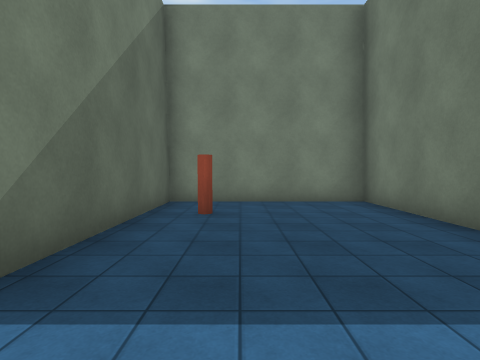
view 1 (above)

24 first-person views from a walk through a 3-D level made in the Unity game engine. The camera is 1.5 m above the floor, tilts 2° down and sees 80° across. The floor is counted in squares, 2 m on a side. Each view is taken from the middle of a square. On the plan, view 1 faces up. The plan holds only what a view shows up to about 10 squares ahead; the rest is blank. The place goes on beyond the plan. The player character is not drawn. Surface patterns are stand-ins for the level's own textures.

view 2
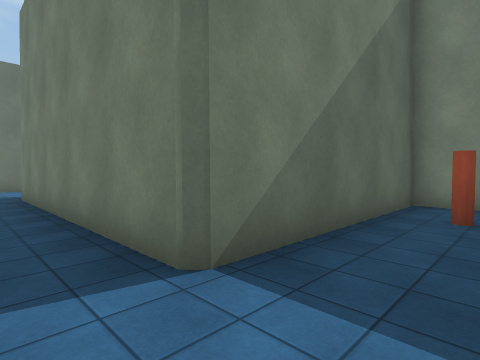

view 3
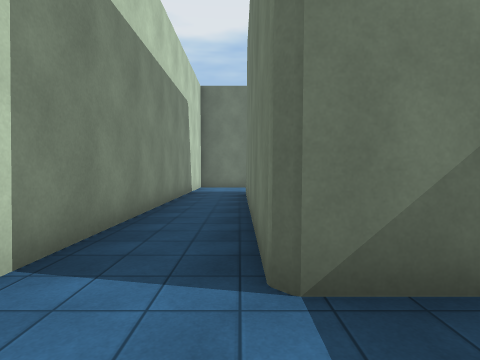

view 4
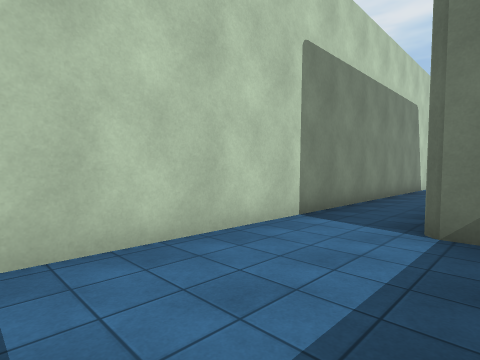

view 5
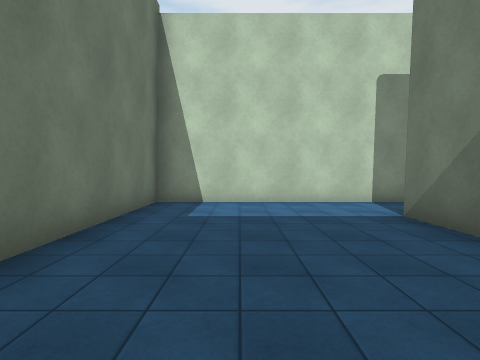

view 6
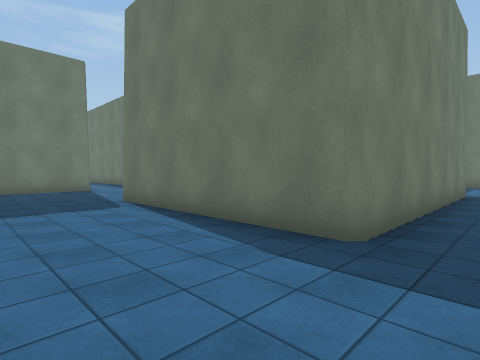

view 7
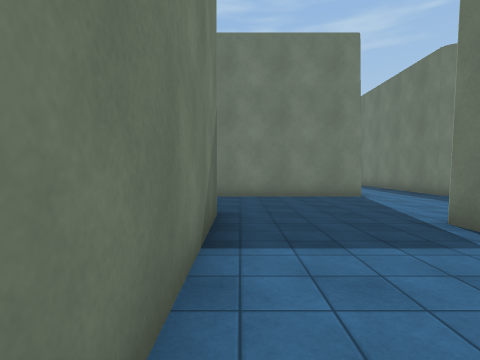

view 8
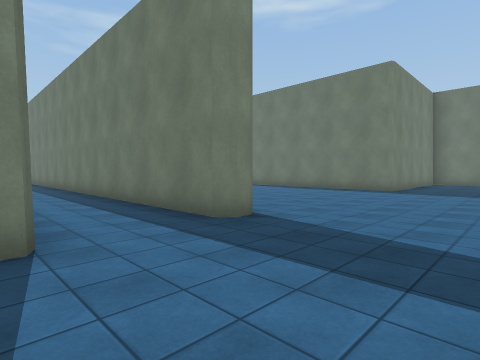

view 9
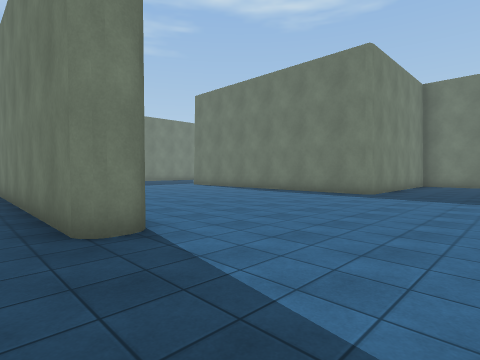

view 10
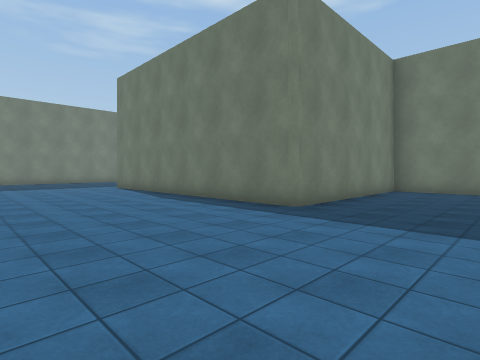

view 11
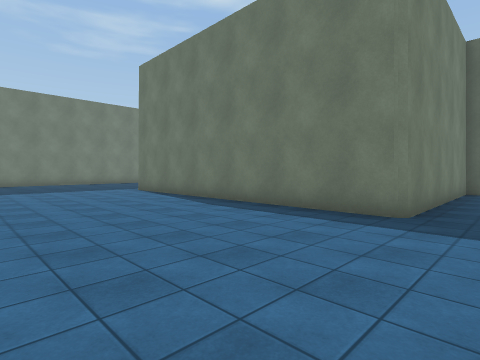

view 12
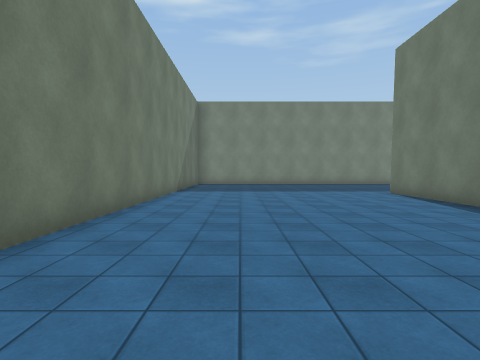

view 13
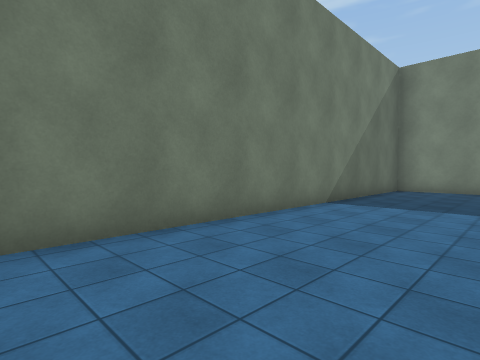

view 14
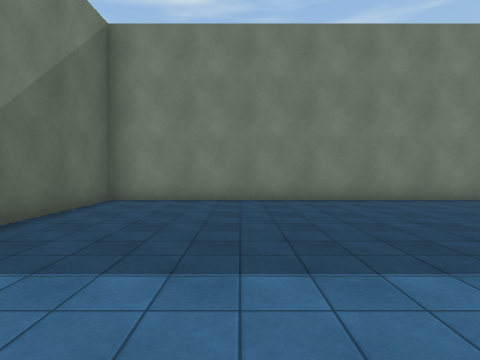

view 15
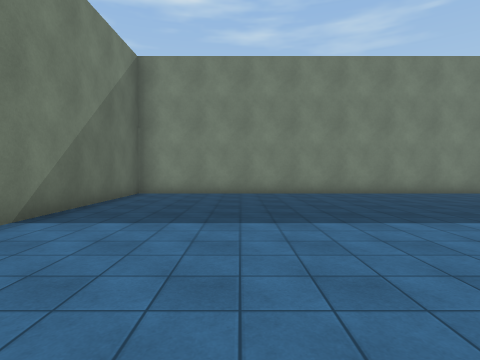

view 16
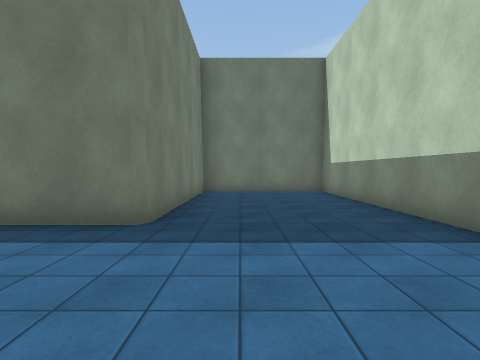

view 17
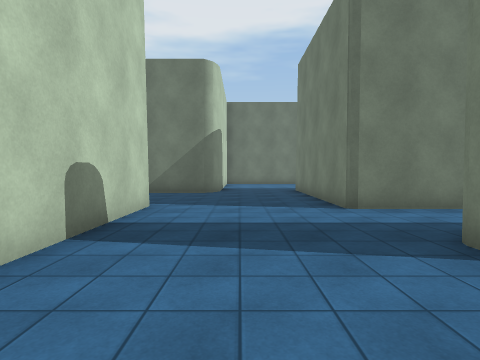

view 18
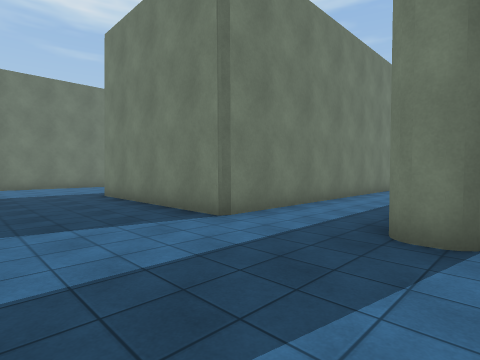

view 19
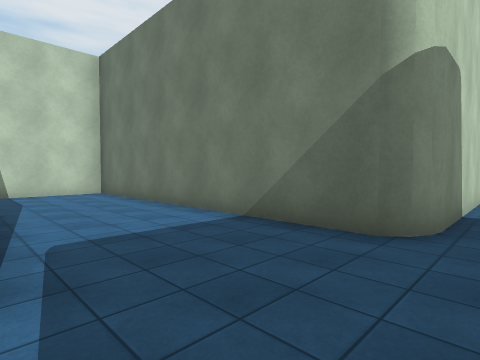

view 20
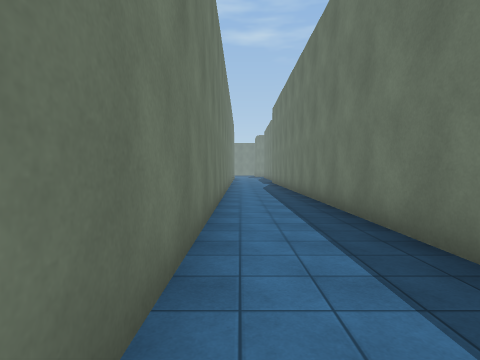

view 21
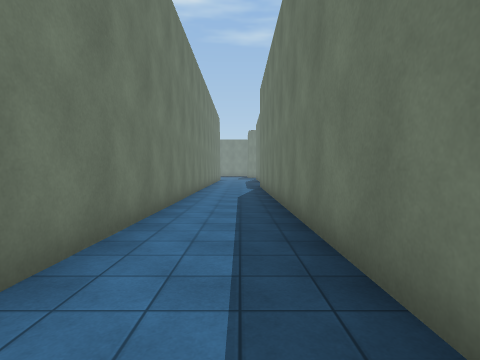

view 22
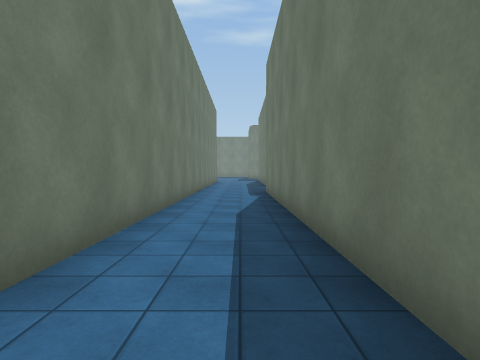

view 23
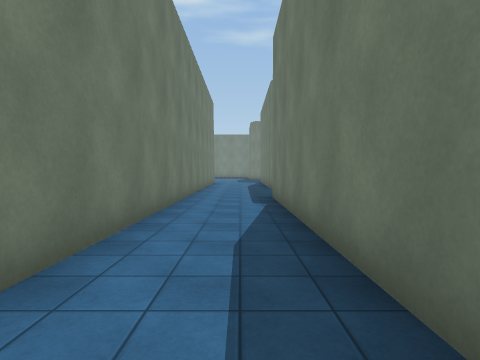

view 24
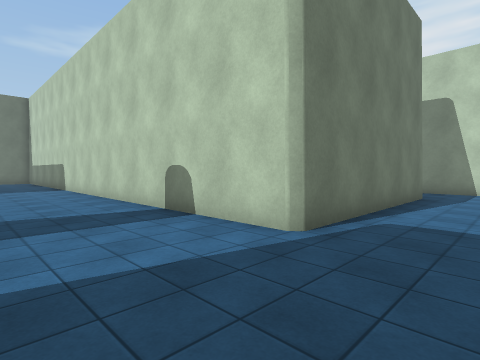

### Floor plan
Points are (right, up) in squares from view 1. A wall is a line through its corners. A room is listed if a view was taken in it or the views show most of it. See-through windows are left out.
Room 1 (views 1, 2, 3, 4, 5)
walls: (-10.6, -0.7) (3, -0.7) (3, 6.8) (-1.7, 6.8) (-1.7, 1.2) (-9.1, 1.2)
ways out: opening at (-9.5, 0.5) to room 2
objects: other object (-1, 5)
Room 2 (views 6, 7, 8, 9, 10, 11, 12, 13, 14, 15, 16, 17, 18, 19, 20, 21, 22, 23, 24)
walls: (-6.1, 11.5) (-6.1, 30.5); (5.8, 26.2) (-5.2, 26.2) (-5.2, 13.6); (-12.6, 8.1) (-12.4, 7.8) (-12.3, -0.7) (-10.6, -0.7); (-8.5, 30.5) (-8.5, 11.1) (-13.6, 11.1); (-9.1, 1.2) (-9.1, 7.1) (7.9, 7.1) (7.9, 11.3) (1.9, 11.3) (1.9, 20.4)
ways out: opening at (-9.5, 0.5) to room 1; opening at (-13, 9.5)

Positions as (right, up) in squares from view 1, and headings:
1: (0, 0), facing up
2: (0, 0), facing up-left
3: (0, 1), facing left
4: (2, 2), facing down-left
5: (1, 6), facing down
6: (-12, 0), facing up-right
7: (-12, 3), facing up
8: (-9, 8), facing up-right
9: (-7, 8), facing up-right
10: (-3, 8), facing up-right
11: (-3, 10), facing up-right
12: (-3, 11), facing up
13: (-2, 15), facing up-left
14: (-2, 19), facing up
15: (-2, 17), facing up
16: (-2, 10), facing right
17: (-3, 9), facing left
18: (-5, 8), facing up-left
19: (-9, 9), facing down-left
20: (-8, 14), facing up
21: (-7, 18), facing up
22: (-7, 21), facing up
23: (-7, 23), facing up
24: (-11, 10), facing down-right
